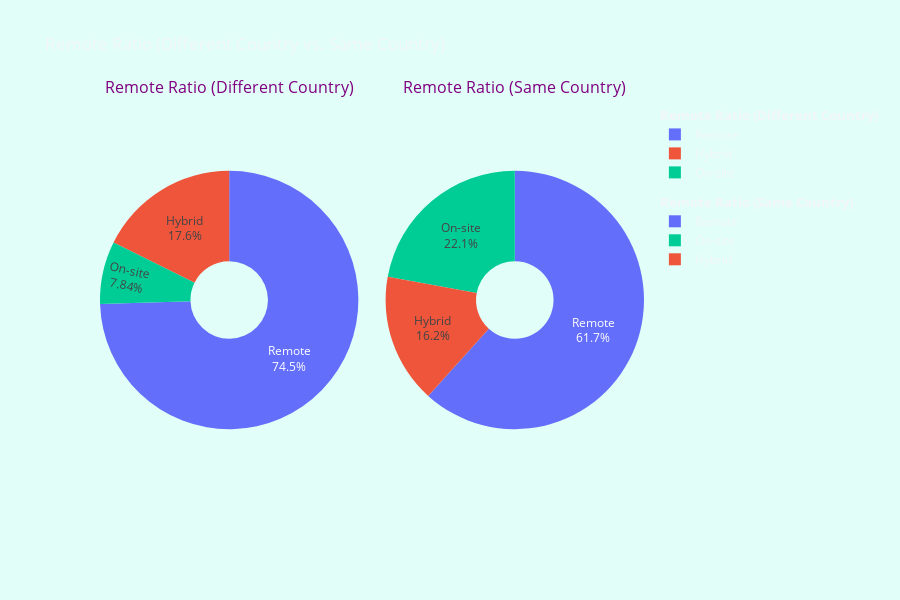

Notebook code cell kept with this figure:
### Code cell
fig = make_subplots(rows=1, cols=2, specs=[[{'type': 'domain'}, {'type': 'domain'}]],
                    subplot_titles=("Plot 1", "Plot 2"),
                    vertical_spacing=0.15,
                    horizontal_spacing=0.05)

fig.add_trace(
    go.Pie(labels=data[data['employee_residence'] != data['company_location']].remote_ratio.value_counts().index,
           values=data[data['employee_residence'] != data['company_location']].remote_ratio.value_counts().values,
           name="Remote Ratio",
           legendgroup="Remote Ratio (Different Country)",
           legendgrouptitle_text=f'<b>Remote Ratio (Different Country)</b>'),
    1, 1)

fig.add_trace(
    go.Pie(labels=data[data['employee_residence'] == data['company_location']].remote_ratio.value_counts().index,
           values=data[data['employee_residence'] == data['company_location']].remote_ratio.value_counts().values,
           name="Remote Ratio",
           legendgroup="Remote Ratio (Same Country)",
           legendgrouptitle_text=f'<b>Remote Ratio (Same Country)</b>'),
    1, 2)

fig.update_traces(hole=.30, textposition='inside', hoverinfo='percent+label+name', textinfo='percent+label')

fig.update_layout(
    title_text="Remote Ratio (Different Country vs. Same Country)",
    uniformtext_minsize=10,
    uniformtext_mode='hide',
    height=600,
    margin={"l": 100, "r": 100, "t": 100, "b": 100},
    paper_bgcolor="rgb(225, 255, 248)"
)

names = {'Plot 1': 'Remote Ratio (Different Country)', 'Plot 2': 'Remote Ratio (Same Country)'}

fig.for_each_annotation(lambda a: a.update(text=names[a.text]))
fig.update_annotations(font_size=16, font_color='Purple')
fig.show()

### Figure 1 — Plotly figure (JSON) as saved in the notebook; plotly's stock layout.template omitted (floating-point values rounded to 4 significant figures)
{"data": [{"labels": ["Remote", "Hybrid", "On-site"], "legendgroup": "Remote Ratio (Different Country)", "legendgrouptitle": {"text": "<b>Remote Ratio (Different Country)</b>"}, "name": "Remote Ratio", "values": [38, 9, 4], "type": "pie", "domain": {"x": [0.0, 0.475], "y": [0.0, 1.0]}, "hole": 0.3, "hoverinfo": "percent+label+name", "textinfo": "percent+label", "textposition": "inside"}, {"labels": ["Remote", "On-site", "Hybrid"], "legendgroup": "Remote Ratio (Same Country)", "legendgrouptitle": {"text": "<b>Remote Ratio (Same Country)</b>"}, "name": "Remote Ratio", "values": [343, 123, 90], "type": "pie", "domain": {"x": [0.525, 1.0], "y": [0.0, 1.0]}, "hole": 0.3, "hoverinfo": "percent+label+name", "textinfo": "percent+label", "textposition": "inside"}], "layout": {"annotations": [{"font": {"size": 16, "color": "Purple"}, "showarrow": false, "text": "Remote Ratio (Different Country)", "x": 0.2375, "xanchor": "center", "xref": "paper", "y": 1.0, "yanchor": "bottom", "yref": "paper"}, {"font": {"size": 16, "color": "Purple"}, "showarrow": false, "text": "Remote Ratio (Same Country)", "x": 0.7625, "xanchor": "center", "xref": "paper", "y": 1.0, "yanchor": "bottom", "yref": "paper"}], "title": {"text": "Remote Ratio (Different Country vs. Same Country)"}, "uniformtext": {"minsize": 10, "mode": "hide"}, "margin": {"l": 100, "r": 100, "t": 100, "b": 100}, "height": 600, "paper_bgcolor": "rgb(225, 255, 248)"}}
